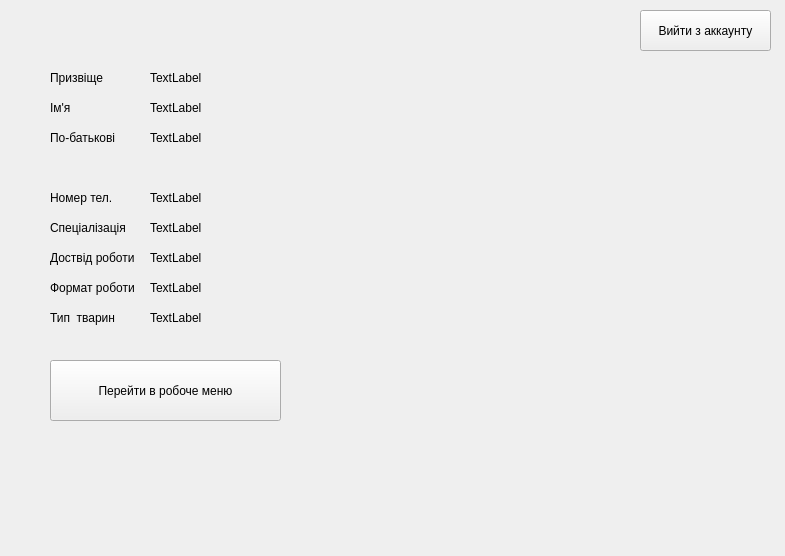
<?xml version="1.0" encoding="UTF-8"?>
<ui version="4.0">
 <class>Form</class>
 <widget class="QWidget" name="Form">
  <property name="geometry">
   <rect>
    <x>0</x>
    <y>0</y>
    <width>785</width>
    <height>556</height>
   </rect>
  </property>
  <property name="windowTitle">
   <string>Form</string>
  </property>
  <widget class="QLabel" name="label_4">
   <property name="geometry">
    <rect>
     <x>50</x>
     <y>190</y>
     <width>91</width>
     <height>16</height>
    </rect>
   </property>
   <property name="text">
    <string>Номер тел.</string>
   </property>
  </widget>
  <widget class="QLabel" name="label_3">
   <property name="geometry">
    <rect>
     <x>50</x>
     <y>130</y>
     <width>91</width>
     <height>16</height>
    </rect>
   </property>
   <property name="text">
    <string>По-батькові</string>
   </property>
  </widget>
  <widget class="QLabel" name="label_mn">
   <property name="geometry">
    <rect>
     <x>150</x>
     <y>130</y>
     <width>131</width>
     <height>16</height>
    </rect>
   </property>
   <property name="text">
    <string>TextLabel</string>
   </property>
  </widget>
  <widget class="QLabel" name="label_fn">
   <property name="geometry">
    <rect>
     <x>150</x>
     <y>100</y>
     <width>131</width>
     <height>16</height>
    </rect>
   </property>
   <property name="text">
    <string>TextLabel</string>
   </property>
  </widget>
  <widget class="QLabel" name="label">
   <property name="geometry">
    <rect>
     <x>50</x>
     <y>70</y>
     <width>91</width>
     <height>16</height>
    </rect>
   </property>
   <property name="text">
    <string>Призвіще</string>
   </property>
  </widget>
  <widget class="QLabel" name="label_2">
   <property name="geometry">
    <rect>
     <x>50</x>
     <y>100</y>
     <width>91</width>
     <height>16</height>
    </rect>
   </property>
   <property name="text">
    <string>Ім'я</string>
   </property>
  </widget>
  <widget class="QLabel" name="label_phn">
   <property name="geometry">
    <rect>
     <x>150</x>
     <y>190</y>
     <width>131</width>
     <height>16</height>
    </rect>
   </property>
   <property name="text">
    <string>TextLabel</string>
   </property>
  </widget>
  <widget class="QLabel" name="label_ln">
   <property name="geometry">
    <rect>
     <x>150</x>
     <y>70</y>
     <width>131</width>
     <height>16</height>
    </rect>
   </property>
   <property name="text">
    <string>TextLabel</string>
   </property>
  </widget>
  <widget class="QPushButton" name="pushButton_2">
   <property name="geometry">
    <rect>
     <x>640</x>
     <y>10</y>
     <width>131</width>
     <height>41</height>
    </rect>
   </property>
   <property name="text">
    <string>Вийти з аккаунту</string>
   </property>
  </widget>
  <widget class="QLabel" name="label_5">
   <property name="geometry">
    <rect>
     <x>50</x>
     <y>220</y>
     <width>91</width>
     <height>16</height>
    </rect>
   </property>
   <property name="text">
    <string>Спеціалізація</string>
   </property>
  </widget>
  <widget class="QLabel" name="label_6">
   <property name="geometry">
    <rect>
     <x>50</x>
     <y>250</y>
     <width>91</width>
     <height>16</height>
    </rect>
   </property>
   <property name="text">
    <string>Доствід роботи</string>
   </property>
  </widget>
  <widget class="QLabel" name="label_7">
   <property name="geometry">
    <rect>
     <x>50</x>
     <y>280</y>
     <width>91</width>
     <height>16</height>
    </rect>
   </property>
   <property name="text">
    <string>Формат роботи</string>
   </property>
  </widget>
  <widget class="QLabel" name="label_8">
   <property name="geometry">
    <rect>
     <x>50</x>
     <y>310</y>
     <width>91</width>
     <height>16</height>
    </rect>
   </property>
   <property name="text">
    <string>Тип  тварин</string>
   </property>
  </widget>
  <widget class="QLabel" name="label_spc">
   <property name="geometry">
    <rect>
     <x>150</x>
     <y>220</y>
     <width>281</width>
     <height>16</height>
    </rect>
   </property>
   <property name="text">
    <string>TextLabel</string>
   </property>
  </widget>
  <widget class="QLabel" name="label_wsk">
   <property name="geometry">
    <rect>
     <x>150</x>
     <y>250</y>
     <width>131</width>
     <height>16</height>
    </rect>
   </property>
   <property name="text">
    <string>TextLabel</string>
   </property>
  </widget>
  <widget class="QLabel" name="label_wfm">
   <property name="geometry">
    <rect>
     <x>150</x>
     <y>280</y>
     <width>131</width>
     <height>16</height>
    </rect>
   </property>
   <property name="text">
    <string>TextLabel</string>
   </property>
  </widget>
  <widget class="QLabel" name="label_aty">
   <property name="geometry">
    <rect>
     <x>150</x>
     <y>310</y>
     <width>131</width>
     <height>16</height>
    </rect>
   </property>
   <property name="text">
    <string>TextLabel</string>
   </property>
  </widget>
  <widget class="QPushButton" name="pushButton">
   <property name="geometry">
    <rect>
     <x>50</x>
     <y>360</y>
     <width>231</width>
     <height>61</height>
    </rect>
   </property>
   <property name="text">
    <string>Перейти в робоче меню</string>
   </property>
  </widget>
 </widget>
 <resources/>
 <connections/>
</ui>
